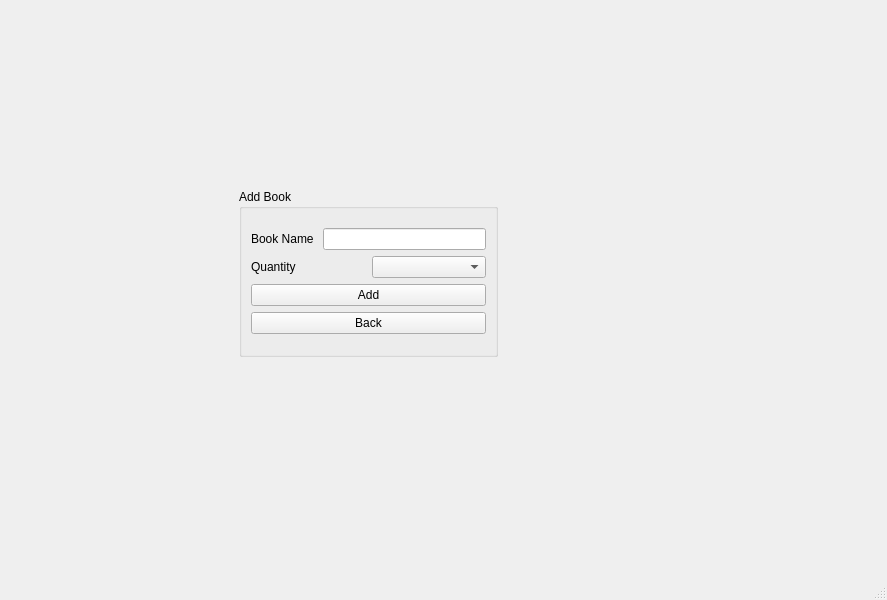
<?xml version="1.0" encoding="UTF-8"?>
<ui version="4.0">
 <class>MainWindow</class>
 <widget class="QMainWindow" name="MainWindow">
  <property name="geometry">
   <rect>
    <x>0</x>
    <y>0</y>
    <width>887</width>
    <height>600</height>
   </rect>
  </property>
  <property name="windowTitle">
   <string>MainWindow</string>
  </property>
  <widget class="QWidget" name="centralwidget">
   <layout class="QHBoxLayout" name="horizontalLayout_2">
    <item>
     <widget class="QStackedWidget" name="stackedWidget">
      <property name="currentIndex">
       <number>2</number>
      </property>
      <widget class="QWidget" name="page">
       <widget class="QWidget" name="layoutWidget">
        <property name="geometry">
         <rect>
          <x>250</x>
          <y>141</y>
          <width>361</width>
          <height>261</height>
         </rect>
        </property>
        <layout class="QVBoxLayout" name="verticalLayout_2">
         <item>
          <layout class="QVBoxLayout" name="verticalLayout">
           <item>
            <widget class="QLabel" name="label">
             <property name="text">
              <string>                                  ADMIN LOGIN</string>
             </property>
            </widget>
           </item>
           <item>
            <layout class="QHBoxLayout" name="horizontalLayout">
             <item>
              <widget class="QLabel" name="label_2">
               <property name="text">
                <string>Username  </string>
               </property>
              </widget>
             </item>
             <item>
              <widget class="QLineEdit" name="lineEdit"/>
             </item>
            </layout>
           </item>
           <item>
            <layout class="QHBoxLayout" name="horizontalLayout_3">
             <item>
              <widget class="QLabel" name="label_3">
               <property name="text">
                <string>Password  </string>
               </property>
              </widget>
             </item>
             <item>
              <widget class="QLineEdit" name="lineEdit_2">
               <property name="echoMode">
                <enum>QLineEdit::Password</enum>
               </property>
              </widget>
             </item>
            </layout>
           </item>
           <item>
            <widget class="QPushButton" name="pushButton">
             <property name="text">
              <string>Login</string>
             </property>
            </widget>
           </item>
           <item>
            <widget class="QLabel" name="label_4">
             <property name="text">
              <string>Dont have account?</string>
             </property>
            </widget>
           </item>
          </layout>
         </item>
         <item>
          <widget class="QPushButton" name="pushButton_2">
           <property name="text">
            <string>Sign up</string>
           </property>
          </widget>
         </item>
        </layout>
       </widget>
      </widget>
      <widget class="QWidget" name="page_2">
       <layout class="QGridLayout" name="gridLayout">
        <item row="0" column="0">
         <widget class="QPushButton" name="pushButton_vb">
          <property name="text">
           <string>View Books</string>
          </property>
         </widget>
        </item>
        <item row="2" column="2">
         <widget class="QPushButton" name="pushButton_rb">
          <property name="text">
           <string>Return book</string>
          </property>
         </widget>
        </item>
        <item row="0" column="1">
         <widget class="QPushButton" name="pushButton_2_vu">
          <property name="text">
           <string>View User</string>
          </property>
         </widget>
        </item>
        <item row="2" column="1">
         <widget class="QPushButton" name="pushButton_6_ab">
          <property name="text">
           <string>Add Book</string>
          </property>
         </widget>
        </item>
        <item row="0" column="2">
         <widget class="QPushButton" name="pushButton_3_sb">
          <property name="text">
           <string>Issue Book </string>
          </property>
         </widget>
        </item>
        <item row="2" column="0">
         <widget class="QPushButton" name="pushButton_5_au">
          <property name="text">
           <string>Add User</string>
          </property>
         </widget>
        </item>
        <item row="3" column="2">
         <widget class="QPushButton" name="pushButton_logout">
          <property name="text">
           <string>Logout</string>
          </property>
         </widget>
        </item>
       </layout>
      </widget>
      <widget class="QWidget" name="page_3">
       <widget class="QGroupBox" name="groupBox">
        <property name="geometry">
         <rect>
          <x>230</x>
          <y>180</y>
          <width>259</width>
          <height>168</height>
         </rect>
        </property>
        <property name="title">
         <string>Add Book </string>
        </property>
        <layout class="QVBoxLayout" name="verticalLayout_4">
         <item>
          <layout class="QVBoxLayout" name="verticalLayout_3">
           <item>
            <layout class="QHBoxLayout" name="horizontalLayout_4">
             <item>
              <widget class="QLabel" name="label_6">
               <property name="text">
                <string>Book Name </string>
               </property>
              </widget>
             </item>
             <item>
              <widget class="QLineEdit" name="lineEdit_book"/>
             </item>
            </layout>
           </item>
           <item>
            <layout class="QHBoxLayout" name="horizontalLayout_5">
             <item>
              <widget class="QLabel" name="label_7">
               <property name="text">
                <string>Quantity</string>
               </property>
              </widget>
             </item>
             <item>
              <widget class="QComboBox" name="comboBox_addbook"/>
             </item>
            </layout>
           </item>
           <item>
            <widget class="QPushButton" name="pushButton_add">
             <property name="text">
              <string>Add</string>
             </property>
            </widget>
           </item>
           <item>
            <widget class="QPushButton" name="pushButton_abback">
             <property name="text">
              <string>Back</string>
             </property>
            </widget>
           </item>
          </layout>
         </item>
        </layout>
       </widget>
      </widget>
      <widget class="QWidget" name="page_4">
       <widget class="QPushButton" name="pushButton_vbback">
        <property name="geometry">
         <rect>
          <x>660</x>
          <y>440</y>
          <width>89</width>
          <height>25</height>
         </rect>
        </property>
        <property name="text">
         <string>Back</string>
        </property>
       </widget>
       <widget class="QLabel" name="label_5">
        <property name="geometry">
         <rect>
          <x>560</x>
          <y>100</y>
          <width>121</width>
          <height>17</height>
         </rect>
        </property>
        <property name="text">
         <string>View Book</string>
        </property>
       </widget>
      </widget>
      <widget class="QWidget" name="page_5">
       <widget class="QGroupBox" name="groupBox_2">
        <property name="geometry">
         <rect>
          <x>250</x>
          <y>120</y>
          <width>296</width>
          <height>172</height>
         </rect>
        </property>
        <property name="title">
         <string>Add Student</string>
        </property>
        <layout class="QVBoxLayout" name="verticalLayout_6">
         <item>
          <layout class="QVBoxLayout" name="verticalLayout_5">
           <item>
            <layout class="QHBoxLayout" name="horizontalLayout_6">
             <property name="spacing">
              <number>30</number>
             </property>
             <item>
              <widget class="QLabel" name="label_8">
               <property name="text">
                <string>Student name</string>
               </property>
              </widget>
             </item>
             <item>
              <widget class="QLineEdit" name="lineEdit_addstudent"/>
             </item>
            </layout>
           </item>
           <item>
            <layout class="QHBoxLayout" name="horizontalLayout_7">
             <property name="spacing">
              <number>30</number>
             </property>
             <item>
              <widget class="QLabel" name="label_9">
               <property name="text">
                <string>Mo. No.</string>
               </property>
              </widget>
             </item>
             <item>
              <widget class="QLineEdit" name="lineEdit_addmo"/>
             </item>
            </layout>
           </item>
           <item>
            <layout class="QHBoxLayout" name="horizontalLayout_8">
             <item>
              <widget class="QLabel" name="label_10">
               <property name="text">
                <string>E-mail ID</string>
               </property>
              </widget>
             </item>
             <item>
              <widget class="QLineEdit" name="lineEdit_addemail"/>
             </item>
            </layout>
           </item>
           <item>
            <layout class="QHBoxLayout" name="horizontalLayout_9">
             <property name="spacing">
              <number>30</number>
             </property>
             <item>
              <widget class="QPushButton" name="pushButton_addstudent">
               <property name="text">
                <string>Add</string>
               </property>
              </widget>
             </item>
             <item>
              <widget class="QPushButton" name="pushButton_asback">
               <property name="text">
                <string>Back</string>
               </property>
              </widget>
             </item>
            </layout>
           </item>
          </layout>
         </item>
        </layout>
       </widget>
      </widget>
      <widget class="QWidget" name="page_6">
       <widget class="QWidget" name="layoutWidget">
        <property name="geometry">
         <rect>
          <x>250</x>
          <y>120</y>
          <width>258</width>
          <height>248</height>
         </rect>
        </property>
        <layout class="QVBoxLayout" name="verticalLayout_7">
         <item>
          <widget class="QLabel" name="label_11">
           <property name="text">
            <string>View User</string>
           </property>
          </widget>
         </item>
         <item>
          <widget class="QListWidget" name="listWidget"/>
         </item>
         <item>
          <widget class="QPushButton" name="pushButton_vuback">
           <property name="text">
            <string>Back</string>
           </property>
          </widget>
         </item>
        </layout>
       </widget>
      </widget>
      <widget class="QWidget" name="page_7">
       <widget class="QGroupBox" name="groupBox_3">
        <property name="geometry">
         <rect>
          <x>280</x>
          <y>140</y>
          <width>351</width>
          <height>281</height>
         </rect>
        </property>
        <property name="title">
         <string>Issue Book</string>
        </property>
        <layout class="QVBoxLayout" name="verticalLayout_9">
         <item>
          <layout class="QVBoxLayout" name="verticalLayout_8">
           <property name="spacing">
            <number>30</number>
           </property>
           <item>
            <layout class="QHBoxLayout" name="horizontalLayout_10">
             <property name="spacing">
              <number>30</number>
             </property>
             <item>
              <widget class="QLabel" name="label_12">
               <property name="text">
                <string>Book Name</string>
               </property>
              </widget>
             </item>
             <item>
              <widget class="QLineEdit" name="lineEdit_bookname"/>
             </item>
            </layout>
           </item>
           <item>
            <layout class="QHBoxLayout" name="horizontalLayout_11">
             <property name="spacing">
              <number>30</number>
             </property>
             <item>
              <widget class="QLabel" name="label_13">
               <property name="text">
                <string>Student</string>
               </property>
              </widget>
             </item>
             <item>
              <widget class="QComboBox" name="comboBox_student"/>
             </item>
            </layout>
           </item>
           <item>
            <widget class="QDateEdit" name="dateEdit">
             <property name="calendarPopup">
              <bool>true</bool>
             </property>
             <property name="date">
              <date>
               <year>1997</year>
               <month>1</month>
               <day>1</day>
              </date>
             </property>
            </widget>
           </item>
           <item>
            <layout class="QHBoxLayout" name="horizontalLayout_12">
             <property name="spacing">
              <number>30</number>
             </property>
             <item>
              <widget class="QPushButton" name="pushButton_issue">
               <property name="text">
                <string>Issue</string>
               </property>
              </widget>
             </item>
             <item>
              <widget class="QPushButton" name="pushButton_ibback">
               <property name="text">
                <string>Back</string>
               </property>
              </widget>
             </item>
            </layout>
           </item>
          </layout>
         </item>
        </layout>
       </widget>
      </widget>
      <widget class="QWidget" name="page_8">
       <widget class="QGroupBox" name="groupBox_4">
        <property name="geometry">
         <rect>
          <x>240</x>
          <y>120</y>
          <width>301</width>
          <height>251</height>
         </rect>
        </property>
        <property name="title">
         <string>Return Book</string>
        </property>
        <widget class="QWidget" name="layoutWidget">
         <property name="geometry">
          <rect>
           <x>30</x>
           <y>70</y>
           <width>249</width>
           <height>158</height>
          </rect>
         </property>
         <layout class="QVBoxLayout" name="verticalLayout_10">
          <item>
           <layout class="QHBoxLayout" name="horizontalLayout_13">
            <property name="spacing">
             <number>30</number>
            </property>
            <item>
             <widget class="QLabel" name="label_14">
              <property name="text">
               <string>Student ID</string>
              </property>
             </widget>
            </item>
            <item>
             <widget class="QLineEdit" name="lineEdit_SID"/>
            </item>
           </layout>
          </item>
          <item>
           <widget class="QDateEdit" name="dateEdit_2"/>
          </item>
          <item>
           <widget class="QPushButton" name="pushButton_search">
            <property name="text">
             <string>Search</string>
            </property>
           </widget>
          </item>
          <item>
           <layout class="QHBoxLayout" name="horizontalLayout_14">
            <property name="spacing">
             <number>30</number>
            </property>
            <item>
             <widget class="QLabel" name="label_15">
              <property name="text">
               <string>Select Book</string>
              </property>
             </widget>
            </item>
            <item>
             <widget class="QComboBox" name="comboBox_selectbook"/>
            </item>
           </layout>
          </item>
          <item>
           <layout class="QHBoxLayout" name="horizontalLayout_15">
            <property name="spacing">
             <number>30</number>
            </property>
            <item>
             <widget class="QPushButton" name="pushButton_returnbook">
              <property name="text">
               <string>Return book</string>
              </property>
             </widget>
            </item>
            <item>
             <widget class="QPushButton" name="pushButton_back">
              <property name="text">
               <string>Back</string>
              </property>
             </widget>
            </item>
           </layout>
          </item>
         </layout>
        </widget>
       </widget>
      </widget>
     </widget>
    </item>
   </layout>
  </widget>
  <widget class="QMenuBar" name="menubar">
   <property name="geometry">
    <rect>
     <x>0</x>
     <y>0</y>
     <width>887</width>
     <height>22</height>
    </rect>
   </property>
  </widget>
  <widget class="QStatusBar" name="statusbar"/>
 </widget>
 <resources/>
 <connections/>
</ui>
